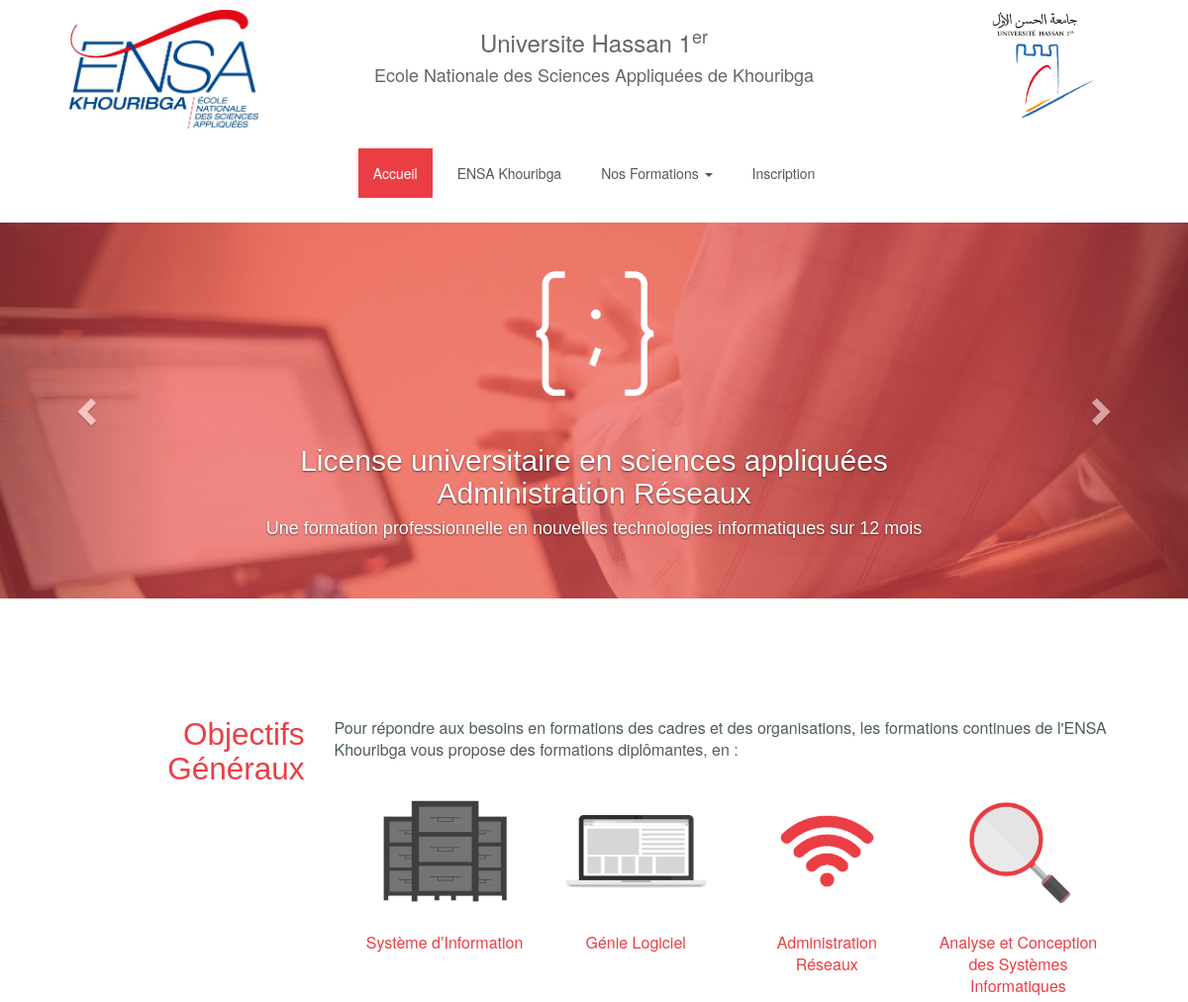
Page /fr/index.php (upper part) on the earlier database version.
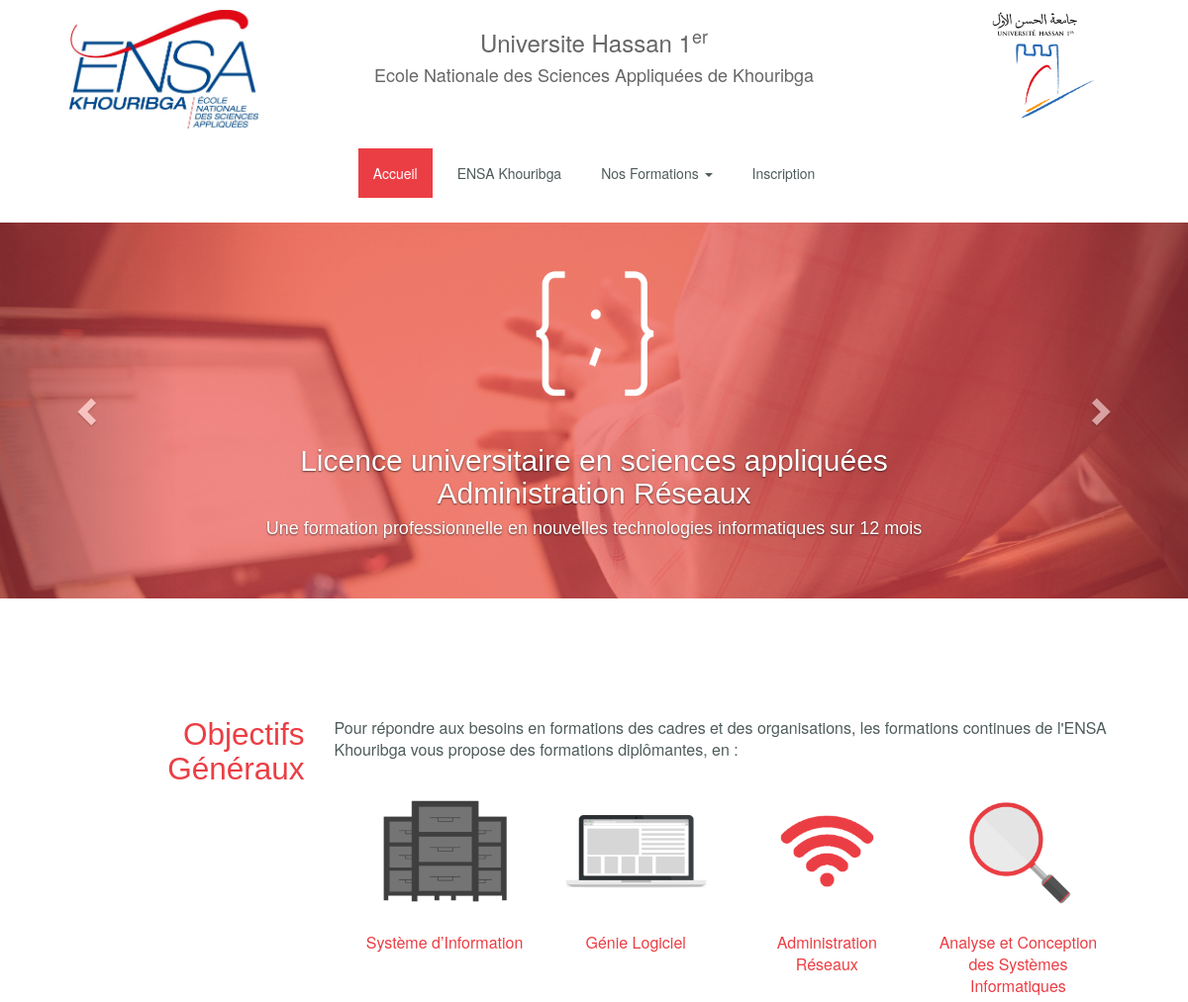
Same page on the later database version.
### tables this page shows
CREATE TABLE `formations` (
  `id_formations` varchar(40) NOT NULL,
  `menu_titre` varchar(30) NOT NULL,
  `niveau` varchar(30) NOT NULL,
  `id_logo` varchar(50) NOT NULL,
  `titre` varchar(255) NOT NULL,
  `nbr_semestre` int(10) NOT NULL,
  `domaine` varchar(30) NOT NULL,
  `type_formations` varchar(100) NOT NULL,
  `duree` varchar(20) NOT NULL,
  `email` varchar(50) NOT NULL,
  `telephone` varchar(60) NOT NULL,
  `fax` varchar(40) NOT NULL,
  `Debouche_formations` varchar(20) NOT NULL,
  `condition_admission` varchar(255) NOT NULL,
  `organisation_formations` varchar(255) NOT NULL,
  `date_depot` varchar(255) NOT NULL,
  `date_entretien` varchar(255) NOT NULL,
  `frais_formations` varchar(10) NOT NULL,
  `frais_entretien` varchar(10) NOT NULL,
  `logo_sponsor` varchar(30) NOT NULL,
  `vue` int(10) NOT NULL,
  `contacte` int(10) NOT NULL,
  `inscrit` int(10) NOT NULL
);

### fr/index.php (the view, shortened to what this page needs)
<?php
include("../Layouts/headstatic.php");
?>
<body>
    <div class="col-lg-12">
        <div class="top-banner">
            <div class="col-lg-2">
                <img src="../images/logo-ensak.jpg">
            </div>
            <div class="col-lg-8">
                <h3>Universite Hassan 1<sup>er</sup></h3>
                <h4>Ecole Nationale des Sciences Appliquées de Khouribga</h4>
            </div>
            <div class="col-lg-2">
                <img src="../images/logo-uh1.png">
            </div>
        </div>
    </div>
  	<?php $id = 'test_index'; include("menu.php");  ?>
    <div id="carousel-example-generic" class="carousel slide" data-ride="carousel">
      <div class="carousel-inner" role="listbox">
        <?php
          $i=1;
          $all_ins=$_db->query("select * from formations");
          $all_ins->setFetchMode(PDO::FETCH_NUM);
          while($ligne_ins=$all_ins->fetch()){
        ?>
        <div class="item <?php if ($i==1) { echo 'active' ;}  ?>">
          <div class="carousel-caption">
            <img class="slider-icons" src="../images/icons/code.png">
            <h2><?php print($ligne_ins[4]); ?></h2>
            <h4>Une formation professionnelle en nouvelles technologies informatiques sur <?php print($ligne_ins[8]); ?></h4>
          </div>
        </div>
        <?php  $i++ ;
          }
        ?>
        <a class="left carousel-control" href="#carousel-example-generic" role="button" data-slide="prev">
          <span class="glyphicon glyphicon-chevron-left" aria-hidden="true"></span>
        </a>
        <a class="right carousel-control" href="#carousel-example-generic" role="button" data-slide="next">
          <span class="glyphicon glyphicon-chevron-right" aria-hidden="true"></span>
        </a>
      </div>
    <div class="content">
      <div class="container">
        <div class="col-lg-12">
          <div class="col-lg-3">
            <h1>Objectifs Généraux</h1>
          </div>
          <div class="col-lg-9 text-content">
            <p>Pour répondre aux besoins en formations des cadres et des organisations, les formations continues de l'ENSA Khouribga vous propose des formations diplômantes, en :</p>
            <div class="col-lg-12 items">
              <div class="col-lg-3 item">
                <img src="../images/icons/3.png">
                <p class="colored">Système d’Information</p>
              </div>
              <div class="col-lg-3 item">
                <img src="../images/icons/4.png">
                <p class="colored">Génie Logiciel</p>
              </div>
              <div class="col-lg-3 item">
                <img src="../images/icons/1.png">
                <p class="colored">Administration Réseaux</p>
              </div>
              <div class="col-lg-3 item">
                <img src="../images/icons/2.png">
                <p class="colored">Analyse et Conception des Systèmes Informatiques</p>
              </div>
            </div>
            <p>Ces programmes se déclinent en licences de niveau Bac + 3, Maîtrise (Master 1), Master 2 ou diplômes d'Université de niveau Bac + 5.</p>
          </div>
        </div>
      </div>
    </div>
</body>
</html>

Differences in the rows shown:
changed formations "12 mois": titre "License universitaire en sciences appliquées Administration Réseaux" → "Licence universitaire en sciences appliquées Administration Réseaux"
